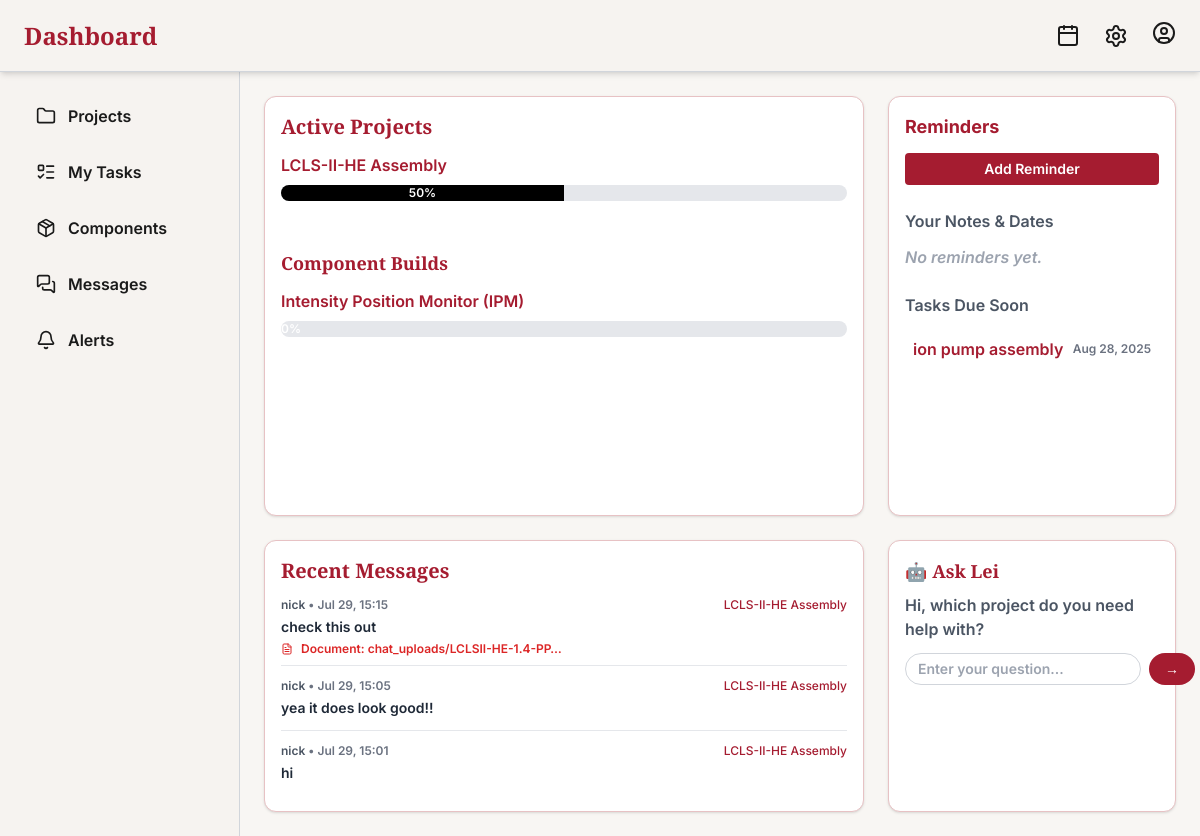
Page /tech-dashboard/ (signed in) on the earlier database version.
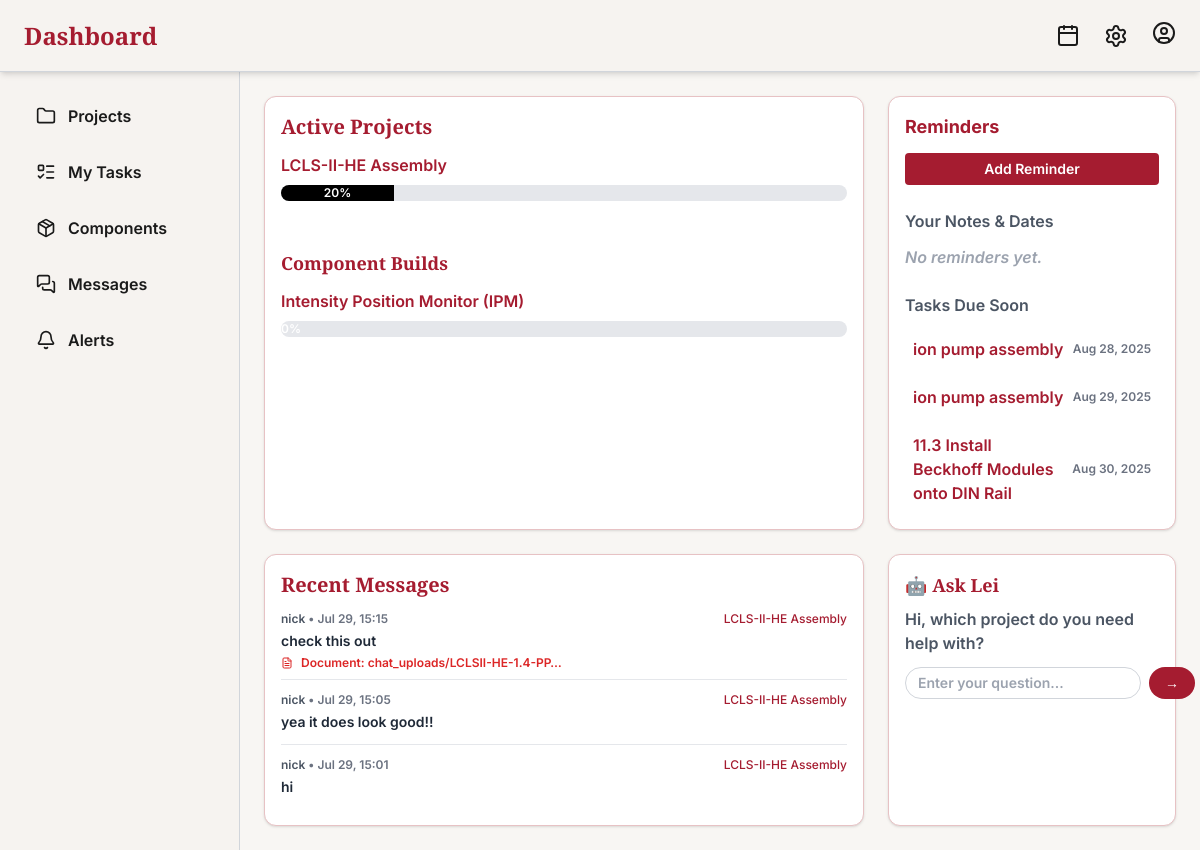
Same page on the later database version.
### tracker/models.py (models this page shows, shortened)
class Project(models.Model):
    name = models.CharField(max_length=100)
    description = models.TextField(blank=True)
    start_date = models.DateField(null=True, blank=True)
    end_date = models.DateField(null=True, blank=True)
    status = models.CharField(
        max_length=20,
        choices=[('ongoing', 'Ongoing'), ('completed', 'Completed'), ('paused', 'Paused')],
        default='ongoing'
    )
    progress = models.FloatField(default=0)
    assigned_users = models.ManyToManyField(User, related_name='assigned_projects', blank=True)
    @property
    def progress(self):
        total = self.tasks.count()
        if total == 0:
            return 0
        approved = self.tasks.filter(is_approved=True).count()
        return int((approved / total) * 100)

class Component(models.Model):
    name = models.CharField(max_length=100)
    projects = models.ManyToManyField(Project, related_name='components')  # M2M
    description = models.TextField(blank=True)
    start_date = models.DateField(null=True, blank=True)
    end_date = models.DateField(null=True, blank=True)
    progress = models.FloatField(default=0.0)
    updated_at = models.DateTimeField(auto_now=True)
    status = models.CharField(
        max_length=20,
        choices=[('ongoing', 'Ongoing'), ('completed', 'Completed'), ('paused', 'Paused')],
        default='ongoing'
    )

class Task(models.Model):
    section = models.CharField(max_length=20, blank=True, null=True)
    title = models.CharField(max_length=100)
    description = models.TextField(blank=True)
    project = models.ForeignKey(Project, on_delete=models.CASCADE, related_name='tasks', null=True, blank=True)
    components = models.ManyToManyField(Component, related_name='tasks', blank=True)
    assigned_to = models.ForeignKey(User, on_delete=models.SET_NULL, null=True, blank=True)
    completed = models.BooleanField(default=False)
    submitted_for_approval = models.BooleanField(default=False)
    is_approved = models.BooleanField(default=False)
    notes = models.TextField(blank=True, null=True)
    image = models.ImageField(upload_to='tasks/images/', blank=True, null=True)
    video = models.FileField(upload_to='tasks/videos/', blank=True, null=True)
    audio = models.FileField(upload_to='tasks/audio/', blank=True, null=True)
    document = models.FileField(upload_to='tasks/docs/', blank=True, null=True)
    due_date = models.DateField(null=True, blank=True)
    status = models.CharField(
        max_length=20,
        choices=[('todo', 'To Do'), ('in_progress', 'In Progress'), ('completed', 'Completed'), ('approved', 'Approved')],
        default='todo'
    )
    created_at = models.DateTimeField(auto_now_add=True)

class Message(models.Model):
    thread = models.ForeignKey(MessageThread, on_delete=models.CASCADE, related_name='messages')
    sender = models.ForeignKey(User, on_delete=models.CASCADE)
    body = models.TextField(blank=True)
    file = models.FileField(upload_to='chat_uploads/', blank=True, null=True)
    timestamp = models.DateTimeField(auto_now_add=True)

class MessageThread(models.Model):
    project = models.ForeignKey(Project, on_delete=models.CASCADE, related_name='threads')
    created_at = models.DateTimeField(auto_now_add=True)

### tracker/views.py (the view, shortened to what this page needs)
# urls.py: path('tech-dashboard/', views.tech_dashboard, name='tech_dashboard'),
@login_required
def tech_dashboard(request):
    projects = Project.objects.filter(assigned_users=request.user)
    components = Component.objects.all()
    reminders = Reminder.objects.filter(user=request.user).order_by('reminder_time')
    from django.utils import timezone
    from datetime import timedelta
    now = timezone.now()
    upcoming_tasks = Task.objects.filter(
        assigned_to=request.user,
        due_date__isnull=False,
        due_date__gte=now.date(),
        due_date__lte=now.date() + timedelta(days=14),
        completed=False
    ).order_by('due_date')
    recent_messages = Message.objects.filter(
        thread__project__in=projects
    ).select_related('sender', 'thread__project').order_by('-timestamp')[:3]
    from .forms import ReminderForm
    form = ReminderForm()
    return render(request, 'tracker/tech_dashboard.html', {
        'projects': projects,
        'components': components,
        'reminders': reminders,
        'upcoming_tasks': upcoming_tasks,
        'recent_messages': recent_messages,
        'form': form,
    })

### tracker/forms.py
class ReminderForm(forms.ModelForm):
    class Meta:
        model = Reminder
        fields = ['title', 'note', 'reminder_time']
        widgets = {
            'title': forms.TextInput(attrs={'class': 'form-input'}),
            'note': forms.Textarea(attrs={'class': 'form-textarea'}),
            'due_date': forms.DateInput(attrs={'type': 'date', 'class': 'form-input'}),
        }

### tracker/templates/tracker/tech_dashboard.html (shortened to what the changed rows need)
<!DOCTYPE html>
<html lang="en">
<head>
  <script src="https://cdn.tailwindcss.com"></script>
</head>
<body class="font-inter font-semibold bg-[var(--bg-softest)] text-[var(--text-dark)] min-h-screen h-screen flex flex-col">
  <header class="bg-[var(--panel-bg)] shadow-md px-6 py-4 flex justify-between items-center h-[72px] border-b border-gray-300 relative">
    <h1 class="text-2xl font-playfair text-[var(--accent-red)]">Dashboard</h1>
  </header>
  <main class="flex-1 flex flex-col lg:flex-row overflow-hidden">
    <section class="flex-1 overflow-y-auto p-6 bg-[var(--bg-softest)]">
      <div class="grid grid-cols-1 lg:grid-cols-3 gap-6 auto-rows-[minmax(200px,auto)]">
        <div class="bg-white border border-[#e7c2c4] shadow rounded-xl p-4 lg:col-span-2 flex flex-col min-h-[420px]">
          <h2 class="text-xl font-playfair mb-3 text-[var(--accent-red)]">Active Projects</h2>
          {% for project in projects %}
          <a href="{% url 'tech_project_detail' project.id %}" class="text-base mb-2 text-[var(--accent-red)] hover:underline hover:text-red-500 block">
            {{ project.name }}
          </a>
          <div class="w-full bg-gray-200 h-4 rounded-full overflow-hidden mb-4">
            <div class="bg-black h-4 text-white text-xs text-center" style="width: {{ project.progress|floatformat:0 }}%;">
              {{ project.progress|floatformat:0 }}%
            </div>
          </div>
          {% empty %}
          <p class="text-base text-gray-500">No active projects assigned.</p>
          {% endfor %}
          <h3 class="text-lg font-playfair mb-3 mt-8 text-[var(--accent-red)]">Component Builds</h3>
          {% for comp in components %}
          <a href="{% url 'tech_component_detail' comp.id %}" class="text-base mb-2 text-[var(--accent-red)] hover:underline hover:text-red-500 block">
            {{ comp.name }}
          </a>
          <div class="w-full bg-gray-200 h-4 rounded-full overflow-hidden mb-4">
            <div class="bg-black h-4 text-white text-xs text-center" style="width: {{ comp.progress|floatformat:0 }}%;">
              {{ comp.progress|floatformat:0 }}%
            </div>
          </div>
          {% empty %}
          <p class="text-base text-gray-500">No components found.</p>
          {% endfor %}
        </div>
        <div class="bg-white border border-[#e7c2c4] shadow rounded-xl p-4 h-full min-h-[320px] flex flex-col">
          <h2 class="text-lg font-bold text-[var(--accent-red)] mb-3">Reminders</h2>
          <ul class="mt-3 space-y-2 text-base text-gray-800">
            {% for task in upcoming_tasks %}
              <li class="flex justify-between items-center p-2 hover:bg-gray-50 rounded">
                <a href="{% url 'project_task_detail' task.id %}" class="flex-1 text-[var(--accent-red)] hover:text-red-600 hover:underline">
                  {{ task.title }}
                </a>
                <span class="text-xs text-gray-500 ml-2">{{ task.due_date|date:"M d, Y" }}</span>
              </li>
            {% empty %}
              <li class="italic text-gray-400">No tasks due soon.</li>
            {% endfor %}
          </ul>
        </div>
        <div class="bg-white border border-[#e7c2c4] shadow rounded-xl p-4 lg:col-span-2 min-h-[260px]">
          <h2 class="text-xl font-playfair text-[var(--accent-red)] mb-3">Recent Messages</h2>
          {% if recent_messages %}
            <div class="space-y-3">
              {% for msg in recent_messages %}
                <div class="border-b border-gray-200 pb-2 last:border-b-0">
                  <div class="flex justify-between items-start mb-1">
                    <div class="text-xs text-gray-600">
                      <span class="font-semibold">{{ msg.sender.username }}</span>
                      <span class="text-gray-500">• {{ msg.timestamp|date:"M d, H:i" }}</span>
                    </div>
                    <span class="text-xs text-[var(--accent-red)] font-medium">
                      <a href="{% url 'project_messages' msg.thread.project.id %}" class="hover:underline">
                        {{ msg.thread.project.name }}
                      </a>
                    </span>
                  </div>
                  {% if msg.body %}
                    <a href="{% url 'project_messages' msg.thread.project.id %}" class="block hover:bg-gray-50 rounded p-1 -m-1 transition-colors">
                      <p class="text-sm text-gray-800 mb-1">{{ msg.body|truncatechars:50 }}</p>
                    </a>
                  {% endif %}
                  {% if msg.file %}
                    {% with msg.file.name|lower as filename %}
                      {% if ".jpg" in filename or ".jpeg" in filename or ".png" in filename or ".gif" in filename or ".webp" in filename %}
                        <div class="flex items-center gap-2 text-xs text-blue-600">
                          <i data-lucide="image" class="w-3 h-3"></i>
                          <span>Image: {{ msg.file.name|truncatechars:30 }}</span>
                        </div>
                      {% elif ".pdf" in filename %}
                        <div class="flex items-center gap-2 text-xs text-red-600">
                          <i data-lucide="file-text" class="w-3 h-3"></i>
                          <span>Document: {{ msg.file.name|truncatechars:30 }}</span>
                        </div>
                      {% elif ".doc" in filename or ".docx" in filename %}
                        <div class="flex items-center gap-2 text-xs text-blue-600">
                          <i data-lucide="file-text" class="w-3 h-3"></i>
                          <span>Word: {{ msg.file.name|truncatechars:30 }}</span>
                        </div>
                      {% elif ".xls" in filename or ".xlsx" in filename %}
                        <div class="flex items-center gap-2 text-xs text-green-600">
                          <i data-lucide="file-text" class="w-3 h-3"></i>
                          <span>Excel: {{ msg.file.name|truncatechars:30 }}</span>
                        </div>
                      {% else %}
                        <div class="flex items-center gap-2 text-xs text-gray-600">
                          <i data-lucide="paperclip" class="w-3 h-3"></i>
                          <span>File: {{ msg.file.name|truncatechars:30 }}</span>
                        </div>
                      {% endif %}
                    {% endwith %}
                  {% endif %}
                </div>
              {% endfor %}
            </div>
          {% else %}
            <p class="text-base text-gray-600">No new messages.</p>
          {% endif %}
        </div>
        <div class="bg-white border border-[#e7c2c4] shadow rounded-xl p-4 min-h-[220px]">
          <h2 class="text-lg font-playfair text-[var(--accent-red)] mb-2">🤖 Ask Lei</h2>
        </div>
      </div>
    </section>
  </main>
</body>
</html>

Differences in the rows shown:
computed for Project "LCLS-II-HE Assembly": {{ project.progress|floatformat:0 }} 50 → 20 (drawn); progress "50" → "20"
added Task: title "ion pump assembly", due_date "Aug 29, 2025"
now on this page (row edited): Task: title "11.3 Install Beckhoff Modules onto DIN Rail", due_date "Aug 30, 2025"
